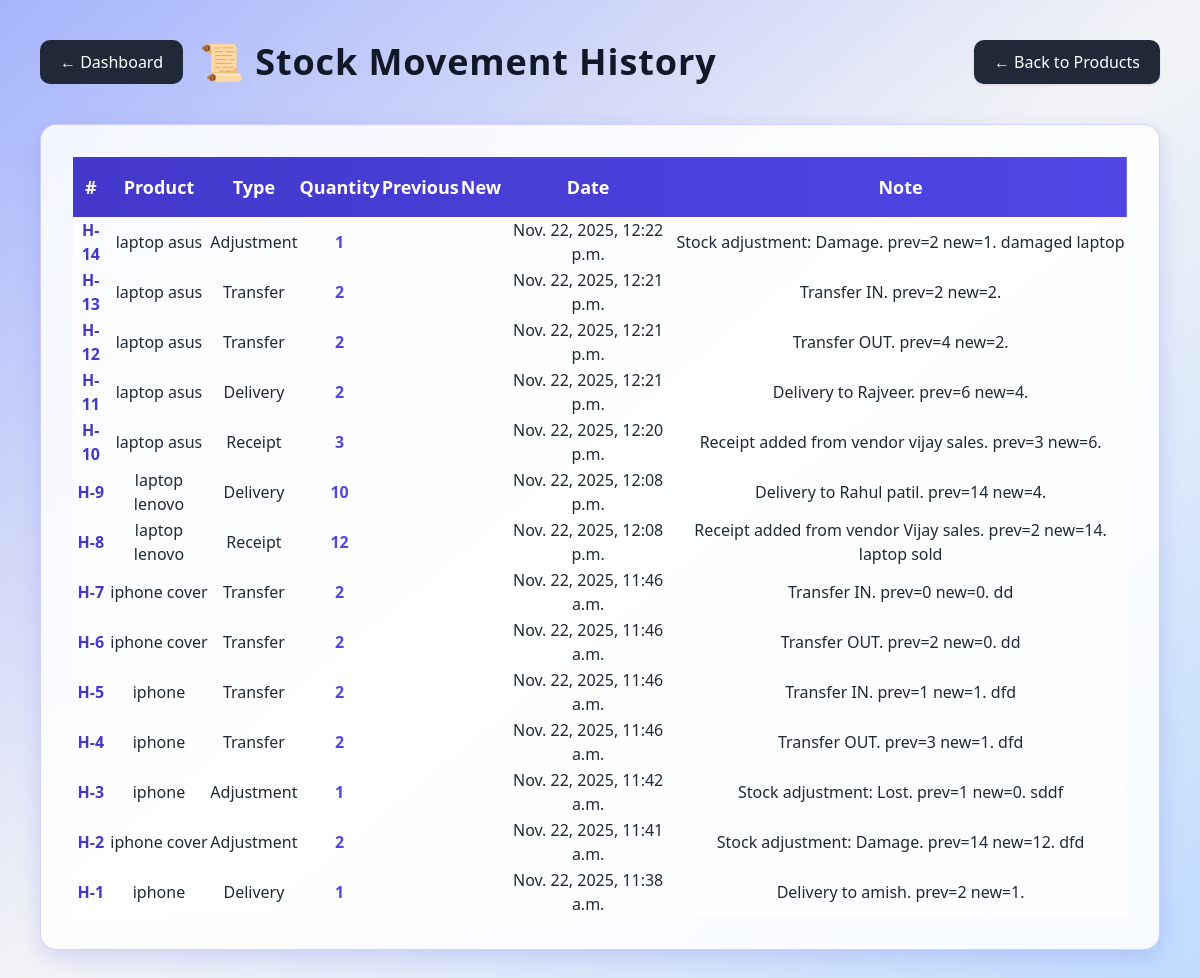
The page /products/history/ (signed in) on the database its author committed.
### products/models.py (models this page shows, shortened)
class MovementHistory(models.Model):
    MOVEMENT_TYPES = [
        ("Receipt", "Receipt"),
        ("Delivery", "Delivery"),
        ("Adjustment", "Adjustment"),
        ("Transfer", "Transfer"),
    ]
    product = models.ForeignKey(Product, on_delete=models.CASCADE)
    movement_type = models.CharField(max_length=20, choices=MOVEMENT_TYPES)
    quantity = models.IntegerField()
    source = models.CharField(max_length=100, blank=True, null=True)
    destination = models.CharField(max_length=100, blank=True, null=True)
    note = models.TextField(blank=True, null=True)
    date = models.DateTimeField(default=timezone.now)

class Product(models.Model):
    name = models.CharField(max_length=200)
    sku = models.CharField(max_length=100)
    category = models.CharField(max_length=100)
    unit = models.CharField(max_length=50)
    stock = models.IntegerField()
    description = models.TextField(blank=True, null=True)
    reorder_level = models.IntegerField(default=0)

### products/views.py (the view)
# urls.py: path('history/', views.movement_history, name='movement_history'),
def movement_history(request):
    history = MovementHistory.objects.all().order_by('-date')
    return render(request, "products/move_history.html", {"history": history})

### templates/products/move_history.html (shortened to what this page needs)
<!DOCTYPE html>
<html lang="en">
<head>
    <script src="https://cdn.tailwindcss.com"></script>
</head>
<body class="bg-gradient-to-br from-indigo-300 via-gray-100 to-blue-200 min-h-screen p-10">
    <div class="flex justify-between items-center mb-10">
        <div class="flex items-center">
            {% if request.user.is_authenticated %}
            <a href="{% url 'dashboard' %}" class="btn-back mr-4">← Dashboard</a>
            {% else %}
            <a href="{% url 'login' %}?next={% url 'dashboard' %}" class="btn-back mr-4">← Dashboard</a>
            {% endif %}
            <h1 class="text-4xl font-extrabold text-gray-900 tracking-wide">
                📜 Stock Movement History
            </h1>
        </div>
        <a href="{% url 'products:product_list' %}" class="btn-back shadow">
            ← Back to Products
        </a>
    </div>
    <div class="max-w-6xl mx-auto glass-card p-8 overflow-x-auto">
        <table class="w-full text-center text-gray-800">
            <thead class="text-lg table-head rounded-md">
                <tr>
                    <th class="py-4">#</th>
                    <th>Product</th>
                    <th>Type</th>
                    <th>Quantity</th>
                    <th>Previous</th>
                    <th>New</th>
                    <th>Date</th>
                    <th>Note</th>
                </tr>
            </thead>
            <tbody>
                {% for m in history %}
                <tr class="row-hover bg-white/60 rounded-xl">
                    <td class="font-semibold text-indigo-700">H-{{ m.id }}</td>
                    <td>{{ m.product.name }}</td>
                    <td>{{ m.movement_type }}</td>
                    <td class="font-bold text-indigo-600">{{ m.quantity }}</td>
                    <td>{{ m.previous_stock }}</td>
                    <td class="font-bold">{{ m.new_stock }}</td>
                    <td>{{ m.date }}</td>
                    <td>{{ m.note|default:"—" }}</td>
                </tr>
                {% endfor %}
            </tbody>
        </table>
    </div>
</body>
</html>

### templates/products/move_history.html (style rules this page uses)
body { animation: fadeIn .6s ease-out; }
.glass-card { background: rgba(255, 255, 255, .85); backdrop-filter: blur(14px); border-radius: 16px; border: 1px solid rgba(99, 102, 241, 0.28); box-shadow: 0 8px 22px rgba(99, 102, 241, 0.22); transition: .25s ease; }
.row-hover { transition: .25s ease; }
.table-head { background: linear-gradient(90deg, #4338ca, #4f46e5); color: white; }
.btn-back { background: #1f2937; padding: 10px 20px; color: white; border-radius: 10px; transition: .25s ease; }

### rows shown on the page
MovementHistory: id "14", product.name "laptop asus", movement_type "Adjustment", quantity "1", date "Nov. 22, 2025, 12:22 p.m.", note "Stock adjustment: Damage. prev=2 new=1. damaged laptop"
MovementHistory: id "13", product.name "laptop asus", movement_type "Transfer", quantity "2", date "Nov. 22, 2025, 12:21 p.m.", note "Transfer IN. prev=2 new=2."
MovementHistory: id "12", product.name "laptop asus", movement_type "Transfer", quantity "2", date "Nov. 22, 2025, 12:21 p.m.", note "Transfer OUT. prev=4 new=2."
MovementHistory: id "11", product.name "laptop asus", movement_type "Delivery", quantity "2", date "Nov. 22, 2025, 12:21 p.m.", note "Delivery to Rajveer. prev=6 new=4."
MovementHistory: id "10", product.name "laptop asus", movement_type "Receipt", quantity "3", date "Nov. 22, 2025, 12:20 p.m.", note "Receipt added from vendor vijay sales. prev=3 new=6."
MovementHistory: id "9", product.name "laptop lenovo", movement_type "Delivery", quantity "10", date "Nov. 22, 2025, 12:08 p.m.", note "Delivery to Rahul patil. prev=14 new=4."
MovementHistory: id "8", product.name "laptop lenovo", movement_type "Receipt", quantity "12", date "Nov. 22, 2025, 12:08 p.m.", note "Receipt added from vendor Vijay sales. prev=2 new=14. laptop sold"
MovementHistory: id "7", product.name "iphone cover", movement_type "Transfer", quantity "2", date "Nov. 22, 2025, 11:46 a.m.", note "Transfer IN. prev=0 new=0. dd"
MovementHistory: id "6", product.name "iphone cover", movement_type "Transfer", quantity "2", date "Nov. 22, 2025, 11:46 a.m.", note "Transfer OUT. prev=2 new=0. dd"
MovementHistory: id "5", product.name "iphone", movement_type "Transfer", quantity "2", date "Nov. 22, 2025, 11:46 a.m.", note "Transfer IN. prev=1 new=1. dfd"
MovementHistory: id "4", product.name "iphone", movement_type "Transfer", quantity "2", date "Nov. 22, 2025, 11:46 a.m.", note "Transfer OUT. prev=3 new=1. dfd"
MovementHistory: id "3", product.name "iphone", movement_type "Adjustment", quantity "1", date "Nov. 22, 2025, 11:42 a.m.", note "Stock adjustment: Lost. prev=1 new=0. sddf"
MovementHistory: id "2", product.name "iphone cover", movement_type "Adjustment", quantity "2", date "Nov. 22, 2025, 11:41 a.m.", note "Stock adjustment: Damage. prev=14 new=12. dfd"
MovementHistory: id "1", product.name "iphone", movement_type "Delivery", quantity "1", date "Nov. 22, 2025, 11:38 a.m.", note "Delivery to amish. prev=2 new=1."
